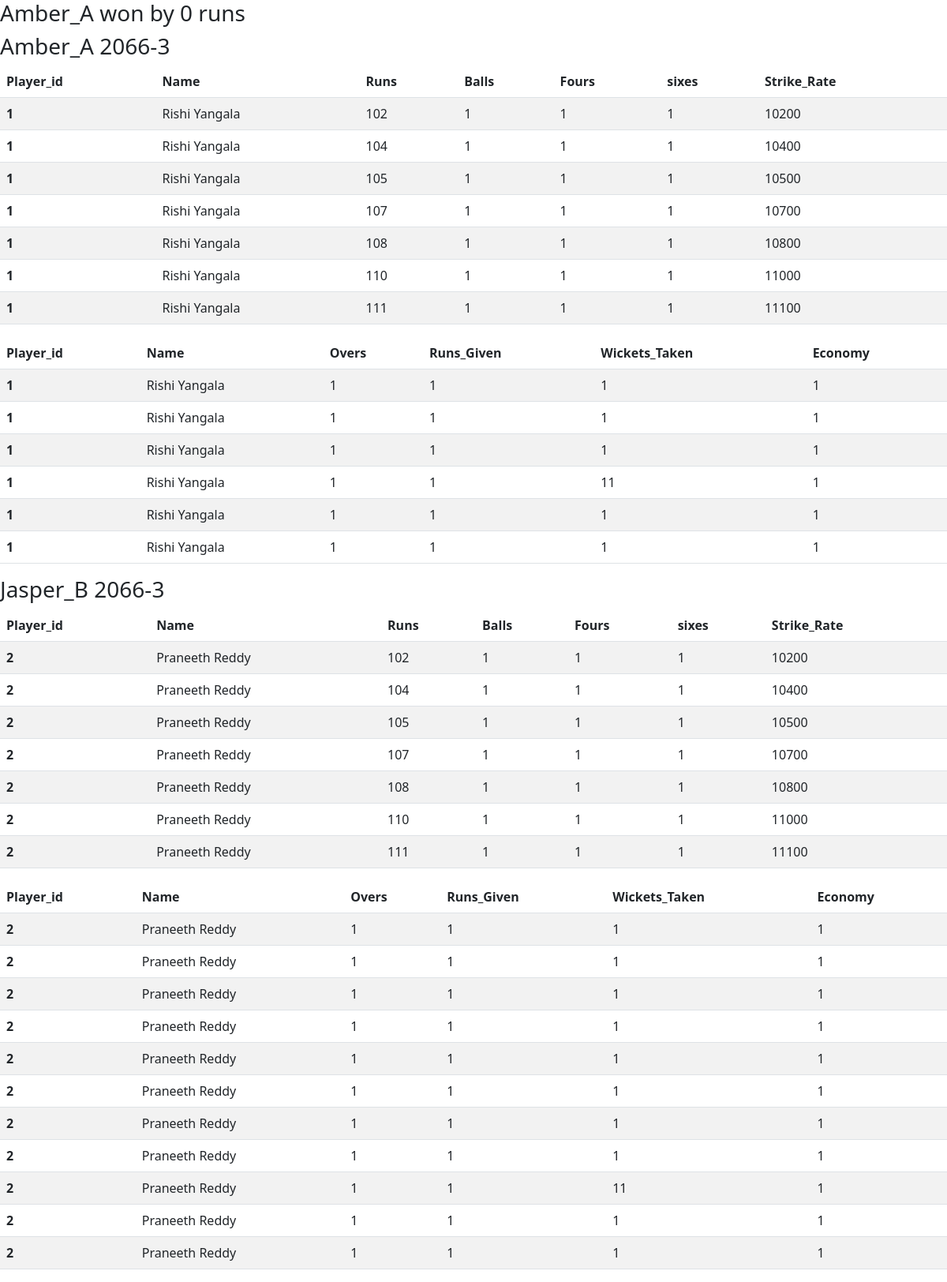
The app's page /view_match.php?id=8 with its own data.
### tables this page shows
CREATE TABLE `team` (
  `Team_Id` int(11) NOT NULL,
  `Team_Name` varchar(255) NOT NULL,
  `Info_Id1` int(11) NOT NULL,
  `Info_Id2` int(11) NOT NULL,
  `Info_Id3` int(11) NOT NULL,
  `Info_Id4` int(11) NOT NULL,
  `Info_Id5` int(11) NOT NULL,
  `Info_Id6` int(11) NOT NULL,
  `Info_Id7` int(11) NOT NULL,
  `Info_Id8` int(11) NOT NULL,
  `Info_Id9` int(11) NOT NULL,
  `Info_Id10` int(11) NOT NULL,
  `Info_Id11` int(11) NOT NULL
);

CREATE TABLE `info` (
  `Info_Id` int(11) NOT NULL,
  `Player_Id` int(11) NOT NULL,
  `Runs` int(11) DEFAULT NULL,
  `Fours` int(11) DEFAULT NULL,
  `Sixes` int(11) DEFAULT NULL,
  `Balls_Faced` int(11) DEFAULT NULL,
  `Status` varchar(255) DEFAULT NULL,
  `Overs` int(11) DEFAULT NULL,
  `Runs_Given` int(11) DEFAULT NULL,
  `Wickets_Taken` int(11) DEFAULT NULL
);

CREATE TABLE `player` (
  `Player_Id` int(11) NOT NULL,
  `Name` varchar(255) NOT NULL,
  `Dob` date NOT NULL,
  `Role` enum('Batsmen','Bowler','Allrounder','WK-Batsmen') NOT NULL,
  `Batting_Style` enum('Right_handed','Left_handed','','') NOT NULL,
  `Bowling_Style` enum('Leftarm_fast','Rightarm_fast','Leftarm_fast_medium','Rightarm_fast_medium','Rightarm_finger_spin','Leftarm_finger_spin','Rightarm_wrist_spin','Leftarm_wrist_spin') NOT NULL,
  `State` varchar(255) NOT NULL,
  `Country` varchar(255) NOT NULL
);

### view_match.php (the view, shortened to what this page needs)
<?php
include("dbcon.php");
    $match_id = $_GET['id'];
    $query = "select * from matches where Match_Id = $match_id";
    $match_result = mysqli_fetch_assoc(mysqli_query($con, $query));
    $teamA_id = $match_result['TeamA_Id'];
    $teamB_id = $match_result['TeamB_Id'];
    $query = "select * from team where Team_Id = $teamA_id";
    $teamA_result = mysqli_fetch_assoc(mysqli_query($con, $query));
    $query = "select * from team where Team_Id = $teamB_id";
    $teamB_result = mysqli_fetch_assoc(mysqli_query($con, $query));
    if ($teamA_result['Team_Id'] = $match_result['Team_Won']){
        $team_won = $teamA_result['Team_Name'];
    }
    else{
        $team_won = $teamB_result['Team_Name'];
    }
    $infoA_array = array();
    $infoB_array = array();
    for($i=1; $i<12; $i++){
        $Info_Id = "Info_Id" . $i;
        $query = "select * from player inner join info on player.Player_Id = info.Player_Id where info.Info_Id = $teamA_result[$Info_Id]";
        $infoA_array[$i-1] = mysqli_fetch_assoc(mysqli_query($con, $query));
        $query = "select * from player inner join info on player.Player_Id = info.Player_Id where info.Info_Id = $teamB_result[$Info_Id]";
        $infoB_array[$i-1] = mysqli_fetch_assoc(mysqli_query($con ,$query));
    }
    $teamA_total_runs = 0;
    $teamB_total_runs = 0;
    $teamA_total_wickets = 0;
    $teamB_total_wickets = 0;
    for($i=1; $i<12; $i++){
        $Info_Id = "Info_Id" . $i;
        $query = "select * from info where Info_Id = $teamA_result[$Info_Id]";
        $teamA_details = mysqli_fetch_assoc(mysqli_query($con, $query));
        $teamA_total_runs += $teamA_details['Runs'];
        if($teamA_details['Status'] == "Out"){$teamA_total_wickets++;}
        $query = "select * from info where Info_Id = $teamB_result[$Info_Id]";
        $teamB_details = mysqli_fetch_assoc(mysqli_query($con, $query));
        $teamB_total_runs += $teamB_details['Runs'];
        if($teamB_details['Status'] == "Out"){$teamB_total_wickets++;}
    }
    $diff=abs($teamA_total_runs-$teamB_total_runs);
?>
<!doctype html>
<html lang="en">
  <head>
    <link href="https://cdn.jsdelivr.net/npm/bootstrap@5.2.2/dist/css/bootstrap.min.css" rel="stylesheet">
  </head>
  <body>
    <h3><?php echo $team_won." won by ".$diff." runs"; ?></h3>
    <h3><?php echo$teamA_result['Team_Name']." ".$teamA_total_runs."-".$teamA_total_wickets; ?></h3>
    <table class="table table-striped table-borderred" id="myTable">
  <thead>
    <tr>
      <th scope="col">Player_id</th>
      <th scope="col">Name</th>
      <th scope="col">Runs</th>
      <th scope="col">Balls</th>
      <th scope="col">Fours</th>
      <th scope="col">sixes</th>
      <th scope="col">Strike_Rate</th>
    </tr>
  </thead>
  <tbody>
   <?php
   for( $i=0;$i<11;$i++){
  if($infoA_array[$i]['Status'] !='Not_played'){echo"<tr>
    <th scope='row'>".$infoA_array[$i]['Player_Id']."</th>
    <td>".$infoA_array[$i]['Name']."</td>
    <td>".$infoA_array[$i]['Runs']."</td>
    <td>".$infoA_array[$i]['Balls_Faced']."</td>
    <td>".$infoA_array[$i]['Fours']."</td>
    <td>".$infoA_array[$i]['Sixes']."</td>
    <td>".$infoA_array[$i]['Runs']*(100)/$infoA_array[$i]['Balls_Faced']."</td>
  </tr>";}
   }
   ?>
  </tbody>
</table>
<table class="table table-striped table-borderred" id="myTable">
  <thead>
    <tr>
      <th scope="col">Player_id</th>
      <th scope="col">Name</th>
      <th scope="col">Overs</th>
      <th scope="col">Runs_Given</th>
      <th scope="col">Wickets_Taken</th>
      <th scope="col">Economy</th>
    </tr>
  </thead>
  <tbody>
   <?php
   for( $i=0;$i<11;$i++){
  if($infoA_array[$i]['Overs'] !=0){echo"<tr>
    <th scope='row'>".$infoA_array[$i]['Player_Id']."</th>
    <td>".$infoA_array[$i]['Name']."</td>
    <td>".$infoA_array[$i]['Overs']."</td>
    <td>".$infoA_array[$i]['Runs_Given']."</td>
    <td>".$infoA_array[$i]['Wickets_Taken']."</td>
    <td>".$infoA_array[$i]['Runs_Given']/$infoA_array[$i]['Overs']."</td>
  </tr>";}
   }
   ?>
  </tbody>
</table>
<h3><?php echo$teamB_result['Team_Name']." ".$teamB_total_runs."-".$teamB_total_wickets; ?></h3>
<table class="table table-striped table-borderred" id="myTable">
  <thead>
    <tr>
      <th scope="col">Player_id</th>
      <th scope="col">Name</th>
      <th scope="col">Runs</th>
      <th scope="col">Balls</th>
      <th scope="col">Fours</th>
      <th scope="col">sixes</th>
      <th scope="col">Strike_Rate</th>
    </tr>
  </thead>
  <tbody>
   <?php
   for( $i=0;$i<11;$i++){
  if($infoB_array[$i]['Status'] !='Not_played'){echo"<tr>
    <th scope='row'>".$infoB_array[$i]['Player_Id']."</th>
    <td>".$infoB_array[$i]['Name']."</td>
    <td>".$infoB_array[$i]['Runs']."</td>
    <td>".$infoB_array[$i]['Balls_Faced']."</td>
    <td>".$infoB_array[$i]['Fours']."</td>
    <td>".$infoB_array[$i]['Sixes']."</td>
    <td>".$infoB_array[$i]['Runs']*(100)/$infoB_array[$i]['Balls_Faced']."</td>
  </tr>";}
   }
   ?>
  </tbody>
</table>
<table class="table table-striped table-borderred" id="myTable">
  <thead>
    <tr>
      <th scope="col">Player_id</th>
      <th scope="col">Name</th>
      <th scope="col">Overs</th>
      <th scope="col">Runs_Given</th>
      <th scope="col">Wickets_Taken</th>
      <th scope="col">Economy</th>
    </tr>
  </thead>
  <tbody>
   <?php
   for( $i=0;$i<11;$i++){
  if($infoB_array[$i]['Overs'] !=0){echo"<tr>
    <th scope='row'>".$infoB_array[$i]['Player_Id']."</th>
    <td>".$infoB_array[$i]['Name']."</td>
    <td>".$infoB_array[$i]['Overs']."</td>
    <td>".$infoB_array[$i]['Runs_Given']."</td>
    <td>".$infoB_array[$i]['Wickets_Taken']."</td>
    <td>".$infoB_array[$i]['Runs_Given']/$infoB_array[$i]['Overs']."</td>
  </tr>";}
   }
   ?>
  </tbody>
</table>
  </body>
</html>

### records on screen
team: Team_Name "Amber_A"
info: Player_Id "1", Player_Id.Name "Rishi Yangala", Runs "102", Balls_Faced "1", Fours "1", Sixes "1", $infoA_array[$i]['Runs']*(100)/$infoA_array[$i]['Balls_Faced'] "10200"
info: Player_Id "1", Player_Id.Name "Rishi Yangala", Runs "104", Balls_Faced "1", Fours "1", Sixes "1", $infoA_array[$i]['Runs']*(100)/$infoA_array[$i]['Balls_Faced'] "10400"
info: Player_Id "1", Player_Id.Name "Rishi Yangala", Runs "105", Balls_Faced "1", Fours "1", Sixes "1", $infoA_array[$i]['Runs']*(100)/$infoA_array[$i]['Balls_Faced'] "10500"
info: Player_Id "1", Player_Id.Name "Rishi Yangala", Runs "107", Balls_Faced "1", Fours "1", Sixes "1", $infoA_array[$i]['Runs']*(100)/$infoA_array[$i]['Balls_Faced'] "10700", Overs "1", Runs_Given "1", Wickets_Taken "1", $infoA_array[$i]['Runs_Given']/$infoA_array[$i]['Overs'] "1"
info: Player_Id "1", Player_Id.Name "Rishi Yangala", Runs "108", Balls_Faced "1", Fours "1", Sixes "1", $infoA_array[$i]['Runs']*(100)/$infoA_array[$i]['Balls_Faced'] "10800", Overs "1", Runs_Given "1", Wickets_Taken "1", $infoA_array[$i]['Runs_Given']/$infoA_array[$i]['Overs'] "1"
info: Player_Id "1", Player_Id.Name "Rishi Yangala", Runs "110", Balls_Faced "1", Fours "1", Sixes "1", $infoA_array[$i]['Runs']*(100)/$infoA_array[$i]['Balls_Faced'] "11000", Overs "1", Runs_Given "1", Wickets_Taken "1", $infoA_array[$i]['Runs_Given']/$infoA_array[$i]['Overs'] "1"
info: Player_Id "1", Player_Id.Name "Rishi Yangala", Runs "111", Balls_Faced "1", Fours "1", Sixes "1", $infoA_array[$i]['Runs']*(100)/$infoA_array[$i]['Balls_Faced'] "11100", Overs "1", Runs_Given "1", Wickets_Taken "1", $infoA_array[$i]['Runs_Given']/$infoA_array[$i]['Overs'] "1"
info: Player_Id "1", Player_Id.Name "Rishi Yangala", Overs "1", Runs_Given "1", Wickets_Taken "1", $infoA_array[$i]['Runs_Given']/$infoA_array[$i]['Overs'] "1"
info: Player_Id "1", Player_Id.Name "Rishi Yangala", Overs "1", Runs_Given "1", Wickets_Taken "11", $infoA_array[$i]['Runs_Given']/$infoA_array[$i]['Overs'] "1"
team: Team_Name "Jasper_B"
info: Player_Id "2", Player_Id.Name "Praneeth Reddy", Runs "102", Balls_Faced "1", Fours "1", Sixes "1", $infoB_array[$i]['Runs']*(100)/$infoB_array[$i]['Balls_Faced'] "10200", Overs "1", Runs_Given "1", Wickets_Taken "1", $infoB_array[$i]['Runs_Given']/$infoB_array[$i]['Overs'] "1"
info: Player_Id "2", Player_Id.Name "Praneeth Reddy", Runs "104", Balls_Faced "1", Fours "1", Sixes "1", $infoB_array[$i]['Runs']*(100)/$infoB_array[$i]['Balls_Faced'] "10400", Overs "1", Runs_Given "1", Wickets_Taken "1", $infoB_array[$i]['Runs_Given']/$infoB_array[$i]['Overs'] "1"
info: Player_Id "2", Player_Id.Name "Praneeth Reddy", Runs "105", Balls_Faced "1", Fours "1", Sixes "1", $infoB_array[$i]['Runs']*(100)/$infoB_array[$i]['Balls_Faced'] "10500", Overs "1", Runs_Given "1", Wickets_Taken "1", $infoB_array[$i]['Runs_Given']/$infoB_array[$i]['Overs'] "1"
info: Player_Id "2", Player_Id.Name "Praneeth Reddy", Runs "107", Balls_Faced "1", Fours "1", Sixes "1", $infoB_array[$i]['Runs']*(100)/$infoB_array[$i]['Balls_Faced'] "10700", Overs "1", Runs_Given "1", Wickets_Taken "1", $infoB_array[$i]['Runs_Given']/$infoB_array[$i]['Overs'] "1"
info: Player_Id "2", Player_Id.Name "Praneeth Reddy", Runs "108", Balls_Faced "1", Fours "1", Sixes "1", $infoB_array[$i]['Runs']*(100)/$infoB_array[$i]['Balls_Faced'] "10800", Overs "1", Runs_Given "1", Wickets_Taken "1", $infoB_array[$i]['Runs_Given']/$infoB_array[$i]['Overs'] "1"
info: Player_Id "2", Player_Id.Name "Praneeth Reddy", Runs "110", Balls_Faced "1", Fours "1", Sixes "1", $infoB_array[$i]['Runs']*(100)/$infoB_array[$i]['Balls_Faced'] "11000", Overs "1", Runs_Given "1", Wickets_Taken "1", $infoB_array[$i]['Runs_Given']/$infoB_array[$i]['Overs'] "1"
info: Player_Id "2", Player_Id.Name "Praneeth Reddy", Runs "111", Balls_Faced "1", Fours "1", Sixes "1", $infoB_array[$i]['Runs']*(100)/$infoB_array[$i]['Balls_Faced'] "11100", Overs "1", Runs_Given "1", Wickets_Taken "1", $infoB_array[$i]['Runs_Given']/$infoB_array[$i]['Overs'] "1"
info: Player_Id "2", Player_Id.Name "Praneeth Reddy", Overs "1", Runs_Given "1", Wickets_Taken "1", $infoB_array[$i]['Runs_Given']/$infoB_array[$i]['Overs'] "1"
info: Player_Id "2", Player_Id.Name "Praneeth Reddy", Overs "1", Runs_Given "1", Wickets_Taken "1", $infoB_array[$i]['Runs_Given']/$infoB_array[$i]['Overs'] "1"
info: Player_Id "2", Player_Id.Name "Praneeth Reddy", Overs "1", Runs_Given "1", Wickets_Taken "1", $infoB_array[$i]['Runs_Given']/$infoB_array[$i]['Overs'] "1"
info: Player_Id "2", Player_Id.Name "Praneeth Reddy", Overs "1", Runs_Given "1", Wickets_Taken "11", $infoB_array[$i]['Runs_Given']/$infoB_array[$i]['Overs'] "1"

### other values on screen
$teamA_total_runs "2066"
$teamA_total_wickets "3"
$teamB_total_runs "2066"
$teamB_total_wickets "3"
